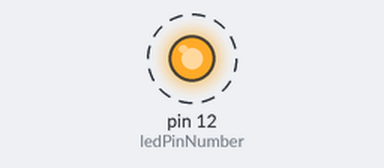
The sketch below on a simulated Arduino Uno, built with avr-gcc and run on an emulated ATmega328P. On the bench: output pins drawn as LEDs (lit = HIGH). Dashed ring = blinking.

Above: at 0.5 s.
Timing chart, 0 to 4.6 s (numbered marks = the images above):
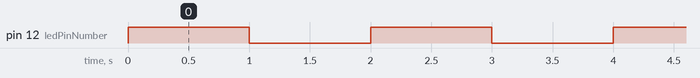

Measured:
- by itself, pin 12 (ledPinNumber): alternates HIGH for 1.0 s and LOW for 1.0 s

The sketch:

sketch_aug17c.ino
```cpp
int ledPinNumber = 12;

void setup() {
  // put your setup code here, to run once:
  pinMode(ledPinNumber, OUTPUT);
}

void loop() {
  // put your main code here, to run repeatedly:
    int instruction;
    if(instruction="1"){
       digitalWrite(ledPinNumber,HIGH);
       delay(1000);
    }

    if(instruction="0"){
      digitalWrite(ledPinNumber,LOW);
      delay(1000);
    }
}
```
